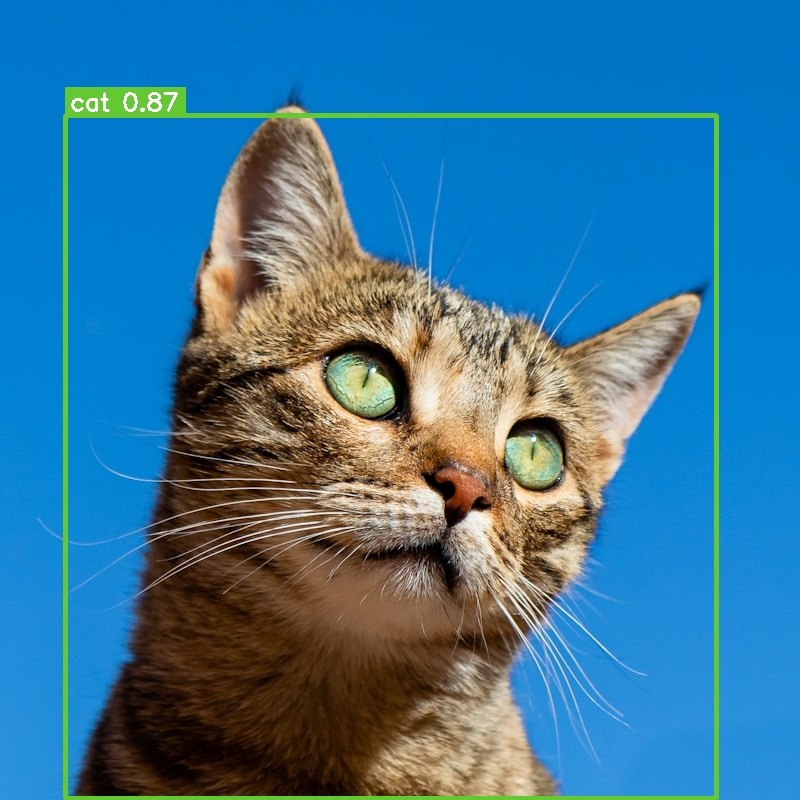
#> input picture examples/results/detections/cat_closeup.jpg, 800 x 800 px; its folder holds only this picture in this run
$ python create_gif.py
#> lines starting #> are read from the running program, lines starting #| are printed output that depends on the picture
#!/usr/bin/env python3
"""Create an animated GIF showing detection in action."""

import cv2
import numpy as np
from pathlib import Path
from PIL import Image

# Setup paths
DET_DIR = Path('examples/results/detections')
OUTPUT_DIR = Path('examples/results/videos')
OUTPUT_DIR.mkdir(parents=True, exist_ok=True)

images = sorted(list(DET_DIR.glob('*.jpg')))[:5]

print(f"Creating animated GIF from {len(images)} images...")

# Load and resize all images
frames = []
target_size = (640, 480)

for img_path in images:
    print(f"  Loading: {img_path.name}")
    img = cv2.imread(str(img_path))
#> img is the input picture: shape (800, 800, 3); mean B, G, R 152.6, 118.5, 56.7
    if img is None:
        continue

    # Resize
    img_resized = cv2.resize(img, target_size)
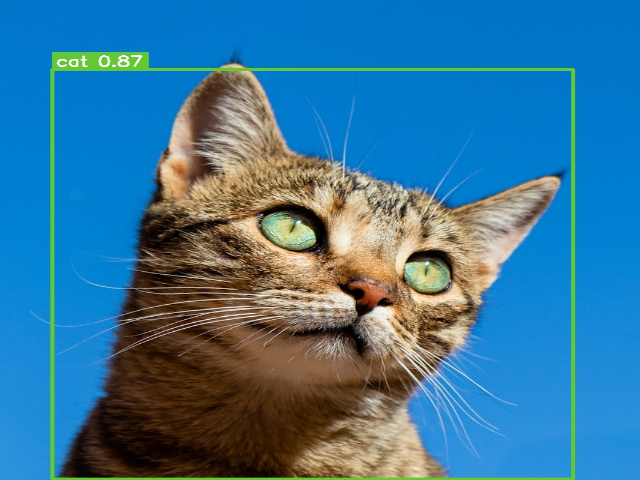
#> img_resized: shape (480, 640, 3); mean B, G, R 152.5, 118.4, 56.6

    # Convert BGR to RGB for PIL
    img_rgb = cv2.cvtColor(img_resized, cv2.COLOR_BGR2RGB)

    # Add frame number overlay
    frame_num = len(frames) + 1
    cv2.putText(img_rgb, f"Frame {frame_num}/{len(images)}",
               (20, 40), cv2.FONT_HERSHEY_SIMPLEX,
               1.0, (255, 255, 255), 3, cv2.LINE_AA)
    cv2.putText(img_rgb, f"Frame {frame_num}/{len(images)}",
               (20, 40), cv2.FONT_HERSHEY_SIMPLEX,
               1.0, (0, 0, 0), 2, cv2.LINE_AA)
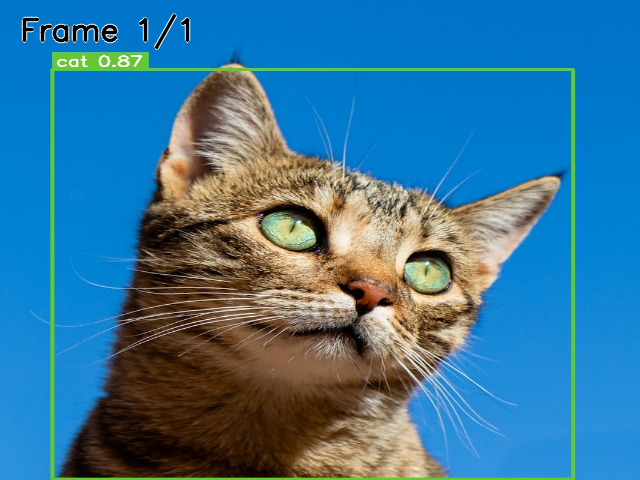
#> img_rgb: shape (480, 640, 3); mean R, G, B 57.1, 118.3, 151.9

    # Convert to PIL Image
    pil_img = Image.fromarray(img_rgb)
    frames.append(pil_img)

# Create GIF
output_path = OUTPUT_DIR / 'detection_demo.gif'
print(f"\nCreating GIF: {output_path}")

# Save as animated GIF
frames[0].save(
    output_path,
    save_all=True,
    append_images=frames[1:],
    duration=1000,  # 1 second per frame
    loop=0  # Loop forever
)

print(f"✓ GIF created: {output_path}")
print(f"  Frames: {len(frames)}")
#|   Frames: 1
print(f"  Duration: {len(frames)} seconds")
#|   Duration: 1 seconds
print(f"  Size: {target_size[0]}x{target_size[1]}")

# Also create a faster version
output_fast = OUTPUT_DIR / 'detection_demo_fast.gif'
frames[0].save(
    output_fast,
    save_all=True,
    append_images=frames[1:],
    duration=500,  # 0.5 seconds per frame
    loop=0
)
print(f"✓ Fast GIF created: {output_fast}")

print(f"\n✅ Animated GIFs ready for blog post!")

$ run again, on examples/results/detections/multiple_dogs.jpg
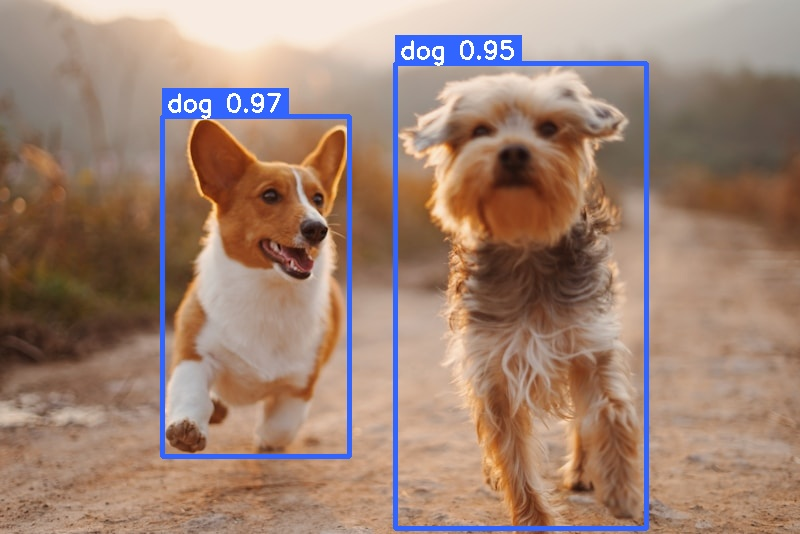
#> input picture examples/results/detections/multiple_dogs.jpg, 800 x 534 px
#> img is the input picture: shape (534, 800, 3); mean B, G, R 115.6, 130.9, 159.3
#> `img_resized = cv2.resize(img, target_size)`:
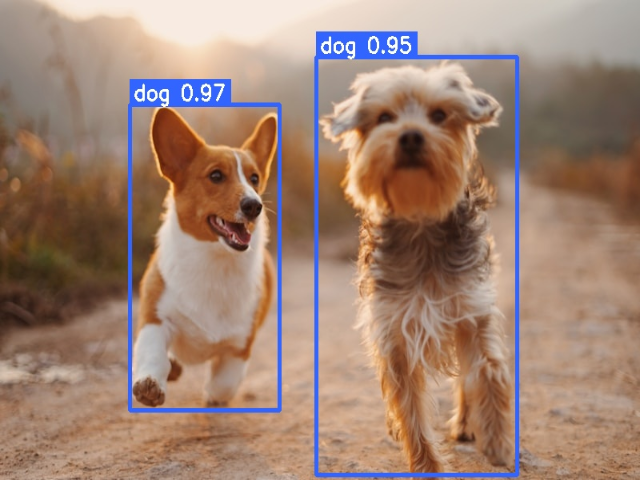
#> img_resized: shape (480, 640, 3); mean B, G, R 115.5, 130.8, 159.2
#> `cv2.putText(img_rgb, f"Frame {frame_num}/{len(images)}", (20, 40), cv2..`:
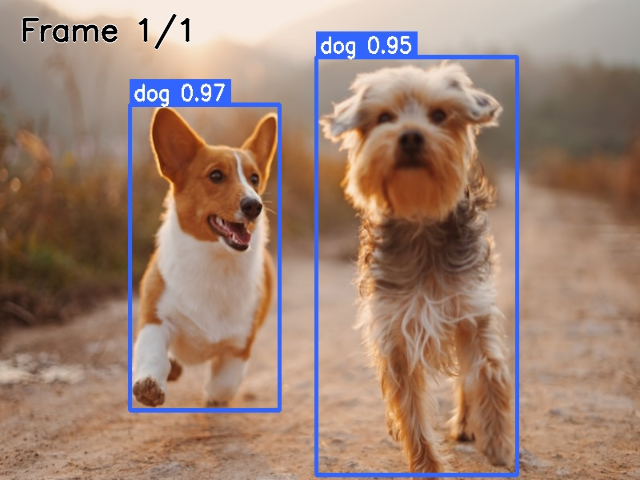
#> img_rgb: shape (480, 640, 3); mean R, G, B 158.6, 130.3, 115.1
#|   Frames: 1
#|   Duration: 1 seconds

$ run again, on examples/results/detections/cat_sitting.jpg
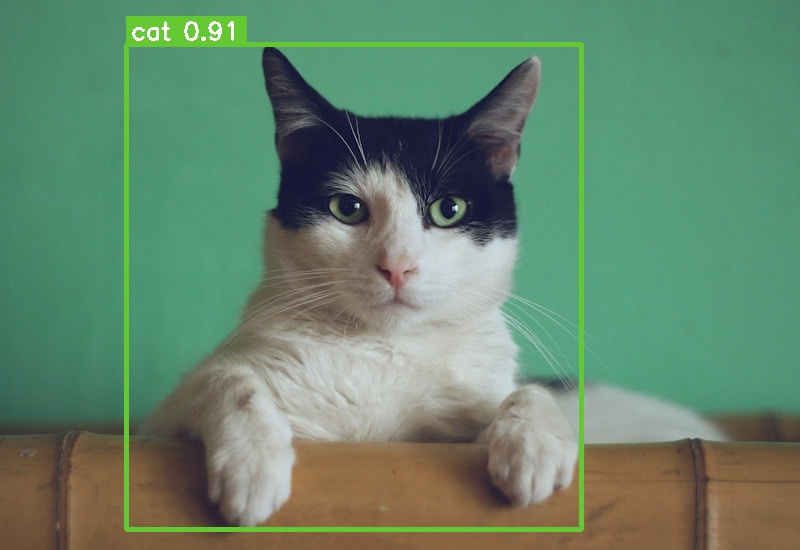
#> input picture examples/results/detections/cat_sitting.jpg, 800 x 550 px
#> img is the input picture: shape (550, 800, 3); mean B, G, R 108.7, 134.5, 101.1
#> `img_resized = cv2.resize(img, target_size)`:
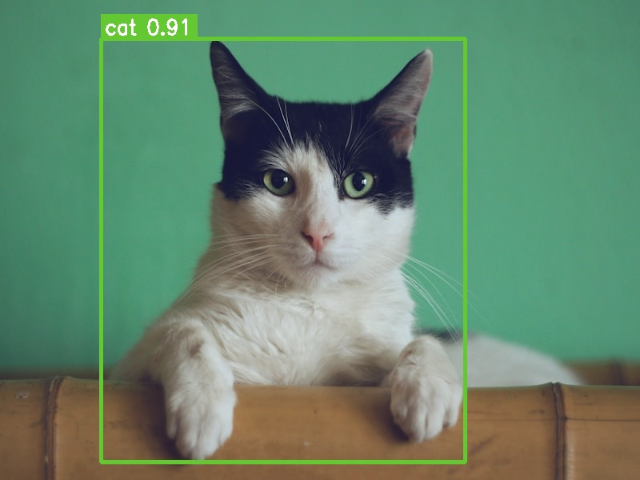
#> img_resized: shape (480, 640, 3); mean B, G, R 108.6, 134.4, 101
#> `cv2.putText(img_rgb, f"Frame {frame_num}/{len(images)}", (20, 40), cv2..`:
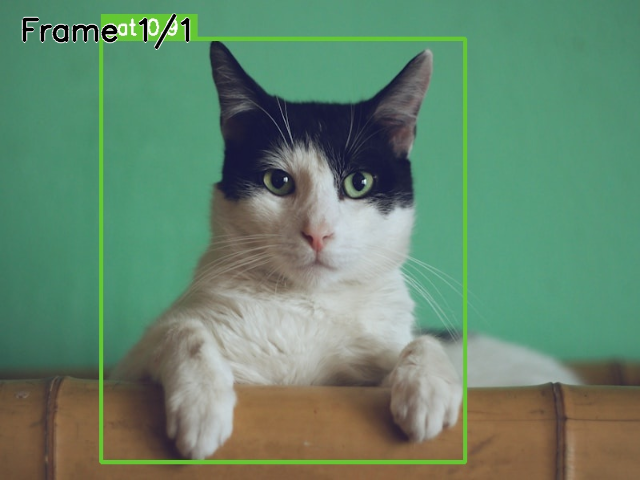
#> img_rgb: shape (480, 640, 3); mean R, G, B 101, 134, 108.5
#|   Frames: 1
#|   Duration: 1 seconds

$ run again, on examples/results/detections/dog_portrait.jpg
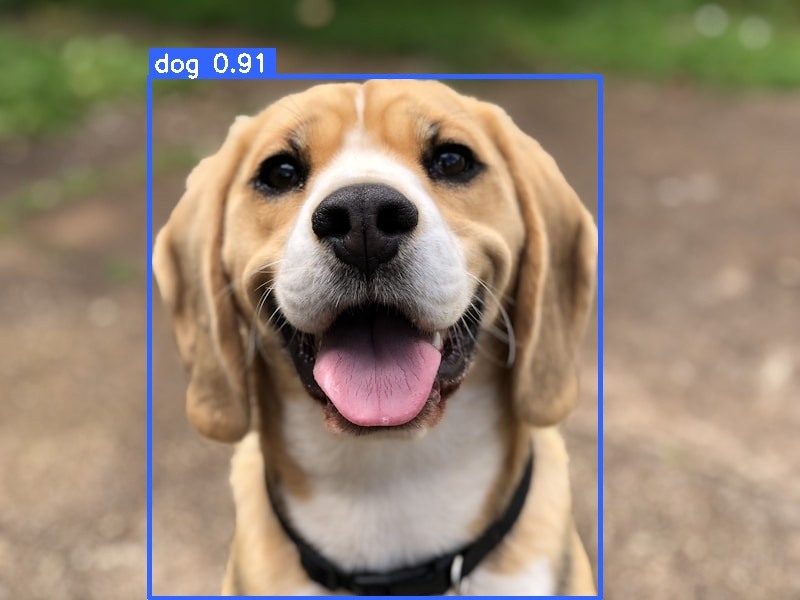
#> input picture examples/results/detections/dog_portrait.jpg, 800 x 600 px
#> img is the input picture: shape (600, 800, 3); mean B, G, R 111, 130.7, 146.9
#> `cv2.putText(img_rgb, f"Frame {frame_num}/{len(images)}", (20, 40), cv2..`:
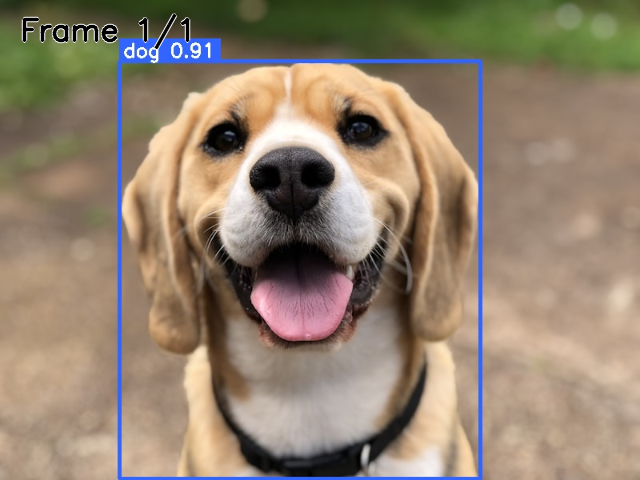
#> img_rgb: shape (480, 640, 3); mean R, G, B 146.8, 130.6, 111.1
#|   Frames: 1
#|   Duration: 1 seconds

$ run again, on examples/results/detections/dog_running.jpg
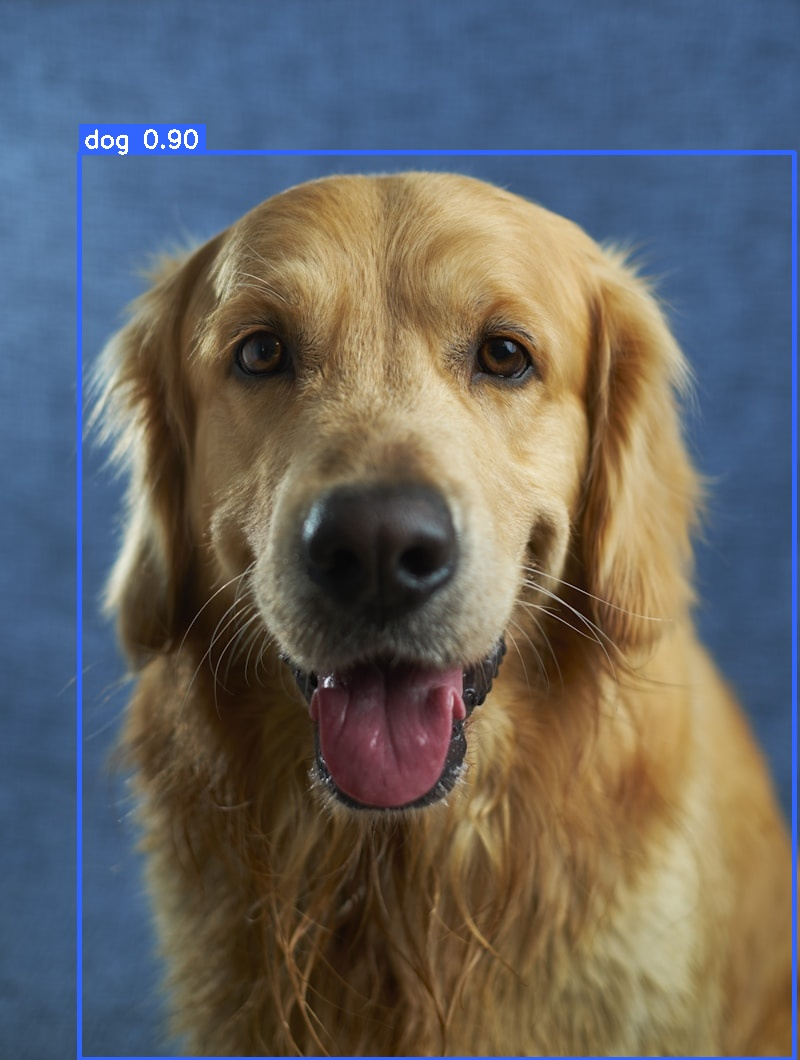
#> input picture examples/results/detections/dog_running.jpg, 800 x 1060 px
#> img is the input picture: shape (1060, 800, 3); mean B, G, R 99.4, 101, 101.9
#> `img_resized = cv2.resize(img, target_size)`:
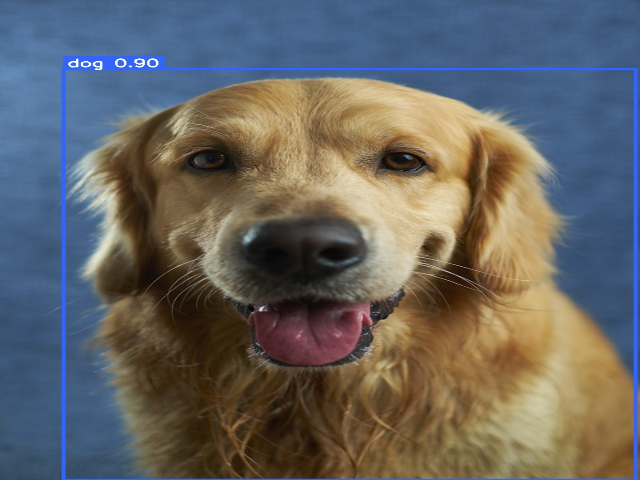
#> img_resized: shape (480, 640, 3); mean B, G, R 99.3, 100.9, 101.8
#> `cv2.putText(img_rgb, f"Frame {frame_num}/{len(images)}", (20, 40), cv2..`:
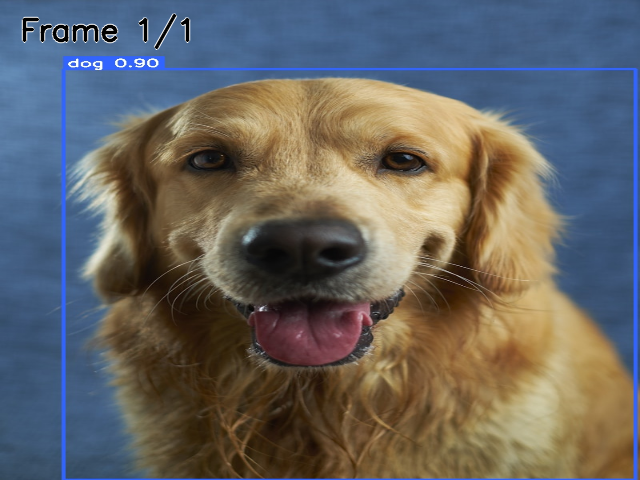
#> img_rgb: shape (480, 640, 3); mean R, G, B 101.9, 100.8, 99
#|   Frames: 1
#|   Duration: 1 seconds
